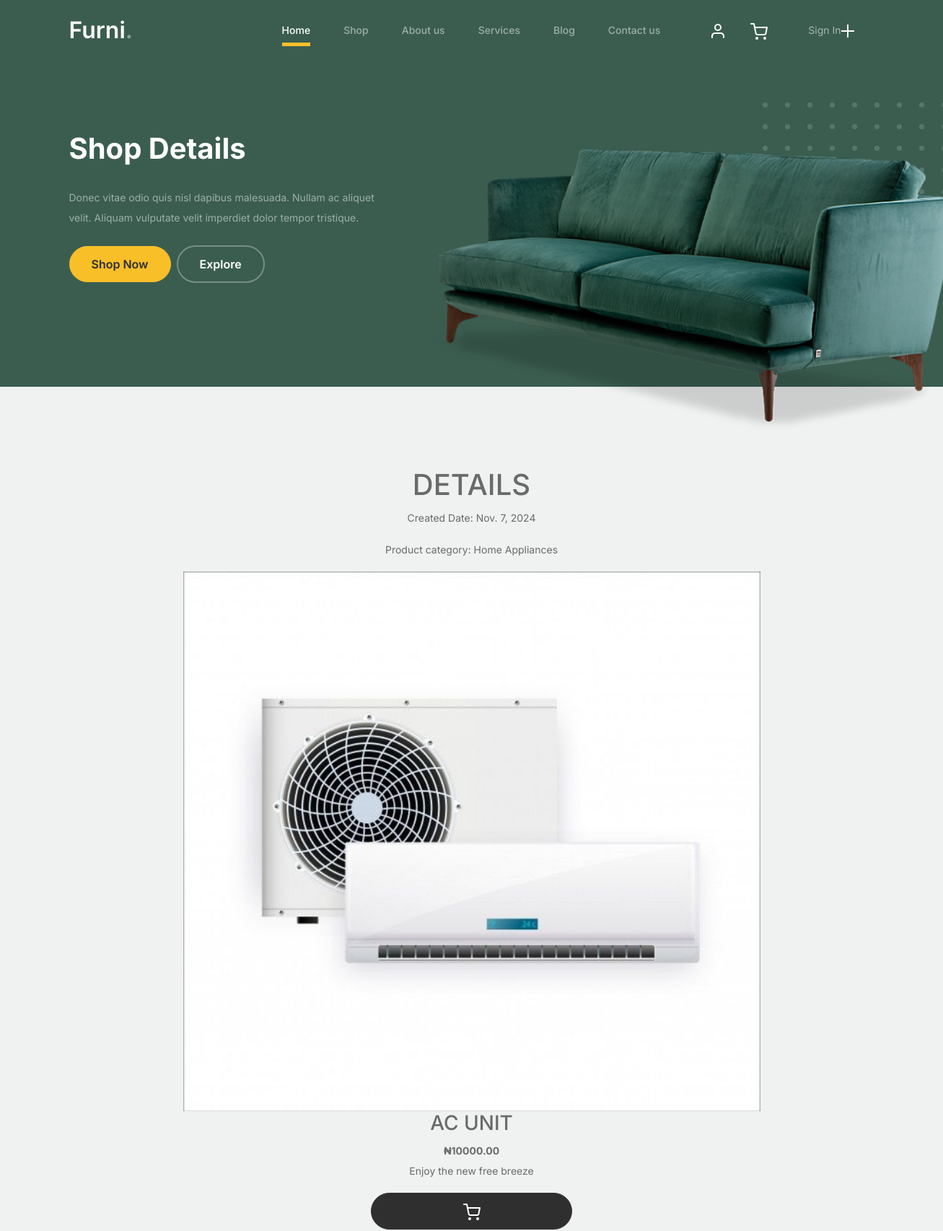
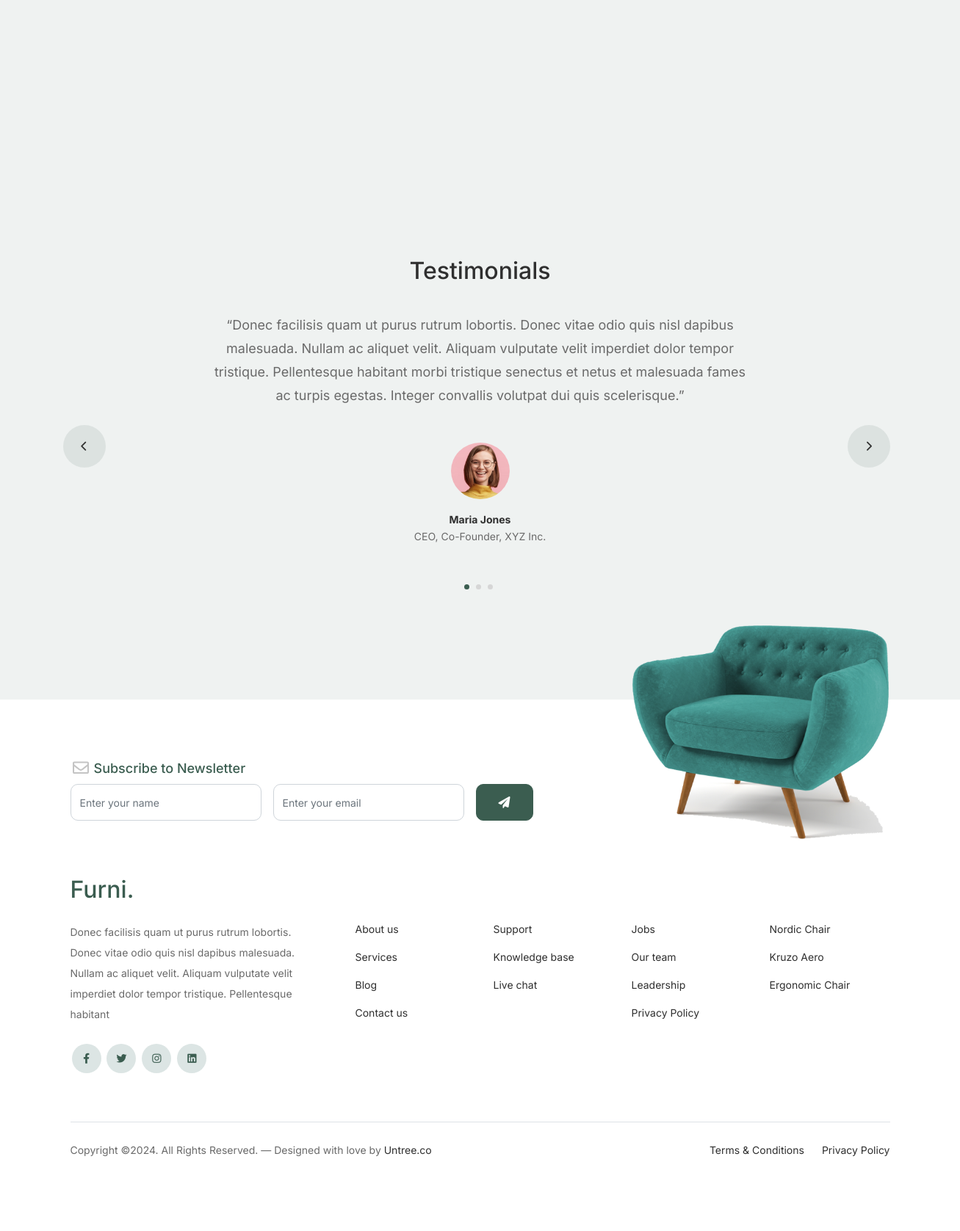
The app's page /product-detail/5 with its own data (2 pictures, top to bottom).
### blog/models.py (models this page shows, shortened)
class Product(models.Model):
    name = models.CharField(max_length=255)
    price = models.DecimalField(max_digits=10, decimal_places=2)
    description = models.TextField()
    category = models.CharField(max_length=255)
    created_at = models.DateField(auto_now_add=True)
    image = models.ImageField(upload_to='assets/images/', blank=True, null=True)
    class Meta:
        ordering = ['-created_at']

### blog/views.py (the view)
# urls.py: path('product-detail/<int:id>', views.product_detail, name='product_detail'),
def product_detail(request, id):
    product = get_object_or_404(Product, id=id)
    context = {
        'product': product
        }
    return render(request, 'pages/shop-detail.html', context)

### templates/pages/shop-detail.html (shortened to what this page needs)
{% extends 'partials/base.html' %}
{% load static %}
{% block content %}
            <div class="hero">
                <div class="container">
                    <div class="row justify-content-between">
                        <div class="col-lg-5">
                            <div class="intro-excerpt">
                                <h1>Shop Details</h1>
                                <p class="mb-4">Donec vitae odio quis nisl dapibus malesuada. Nullam ac aliquet velit. Aliquam vulputate velit imperdiet dolor tempor tristique.</p>
                                <p><a href="" class="btn btn-secondary me-2">Shop Now</a><a href="#" class="btn btn-white-outline">Explore</a></p>
                            </div>
                        </div>
                        <div class="col-lg-7">
                            <div class="hero-img-wrap">
                                <img src="{% static 'assets/images/couch.png' %}" class="img-fluid">
                            </div>
                        </div>
                    </div>
                </div>
            </div>
<div class="blog-section">
    <div class="container">
        <div class="row">
            <div class="col-12 mb-5 ">
                <div class="post-entry text-center">
                    <h1>DETAILS</h1>
                    <div class="meta">
                        <span> <p>Created Date: {{ product.created_at }} </p></span>
                        <span> <p>Product category: {{ product.category }} </p></span>
                    </div>
                    {% if product.image%}
                    <img src="/media/{{product.image}}" alt="{{product.title}}" class="img-fluid" height="400" width="800"></a>
                    {% endif %}
                    <h3 class="product-title" href="{% url 'product_detail' product.id %}">{{ product.name }}</h3>
                    <strong class="product-price"> &#8358;{{product.price}}</strong>
                    <div class="post-content-entry col-12 ">
                        <p class="col-12">
                            {{ product.description }}
                        </p>
                    </div>
                    <div class="text-center">
                        <a class="btn btn-outline-primary col-3 text-center" href="{% url 'cart' %}">
                            <img src="{% static 'assets/images/cart.svg' %}">
                        </a>
                    </div>
                </div>
            </div>
        </div>
    </div>
</div>
        <div class="testimonial-section before-footer-section">
            <div class="container">
                <div class="row">
                    <div class="col-lg-7 mx-auto text-center">
                        <h2 class="section-title">Testimonials</h2>
                    </div>
                </div>
                <div class="row justify-content-center">
                    <div class="col-lg-12">
                        <div class="testimonial-slider-wrap text-center">
                            <div id="testimonial-nav">
                                <span class="prev" data-controls="prev"><span class="fa fa-chevron-left"></span></span>
                                <span class="next" data-controls="next"><span class="fa fa-chevron-right"></span></span>
                            </div>
                            <div class="testimonial-slider">
                                <div class="item">
                                    <div class="row justify-content-center">
                                        <div class="col-lg-8 mx-auto">
                                            <div class="testimonial-block text-center">
                                                <blockquote class="mb-5">
                                                    <p>&ldquo;Donec facilisis quam ut purus rutrum lobortis. Donec vitae odio quis nisl dapibus malesuada. Nullam ac aliquet velit. Aliquam vulputate velit imperdiet dolor tempor tristique. Pellentesque habitant morbi tristique senectus et netus et malesuada fames ac turpis egestas. Integer convallis volutpat dui quis scelerisque.&rdquo;</p>
                                                </blockquote>
                                                <div class="author-info">
                                                    <div class="author-pic">
                                                        <img src="images/person-1.png" alt="Maria Jones" class="img-fluid">
                                                    </div>
                                                    <h3 class="font-weight-bold">Maria Jones</h3>
                                                    <span class="position d-block mb-3">CEO, Co-Founder, XYZ Inc.</span>
                                                </div>
                                            </div>
                                        </div>
                                    </div>
                                </div>
                                <div class="item">
                                    <div class="row justify-content-center">
                                    </div>
                                </div>
                                <div class="item">
                                    <div class="row justify-content-center">
                                    </div>
                                </div>
                            </div>
                        </div>
                    </div>
                </div>
            </div>
        </div>
{% endblock content %}

### static/assets/css/tiny-slider.css (style rules this page uses)
.tns-slider { -webkit-transition:all 0s;-moz-transition:all 0s;transition:all 0s }
.tns-slider>.tns-item { -webkit-box-sizing:border-box;-moz-box-sizing:border-box;box-sizing:border-box }
.tns-horizontal.tns-subpixel { white-space:nowrap }
.tns-horizontal.tns-subpixel>.tns-item { display:inline-block;vertical-align:top;white-space:normal }

### static/assets/css/style.css (style rules this page uses)
body { overflow-x: hidden; position: relative; }
body { font-family: "Inter", sans-serif; font-weight: 400; line-height: 28px; color: #6a6a6a; font-size: 14px; background-color: #eff2f1; }
a { text-decoration: none; -webkit-transition: .3s all ease; -o-transition: .3s all ease; transition: .3s all ease; color: #2f2f2f; text-decoration: underline; }
.hero { background: #3b5d50; padding: calc(4rem - 30px) 0 0rem 0; }
@media (min-width: 768px) { .hero { padding: calc(4rem - 30px) 0 4rem 0; } }
@media (min-width: 992px) { .hero { padding: calc(8rem - 30px) 0 8rem 0; } }
.hero .intro-excerpt { position: relative; z-index: 4; }
@media (min-width: 992px) { .hero .intro-excerpt { max-width: 450px; } }
.hero h1 { font-weight: 700; color: #ffffff; margin-bottom: 30px; }
.hero p { color: rgba(255, 255, 255, 0.5); margin-botom: 30px; }
.hero .hero-img-wrap { position: relative; }
.hero .hero-img-wrap img { position: relative; top: 0px; right: 0px; z-index: 2; max-width: 780px; left: -20px; }
@media (min-width: 768px) { .hero .hero-img-wrap img { right: 0px; left: -100px; } }
@media (min-width: 992px) { .hero .hero-img-wrap img { left: 0px; top: -80px; position: absolute; right: -50px; } }
@media (min-width: 1200px) { .hero .hero-img-wrap img { left: 0px; top: -80px; right: -100px; } }
.hero .hero-img-wrap:after { content: ""; position: absolute; width: 255px; height: 217px; background-image: url("../images/dots-light.svg"); background-size: contain; background-repeat: no-repeat; right: -100px; top: -0px; }
@media (min-width: 1200px) { .hero .hero-img-wrap:after { top: -40px; } }
.btn { font-weight: 600; padding: 12px 30px; border-radius: 30px; color: #ffffff; background: #2f2f2f; border-color: #2f2f2f; }
.btn.btn-secondary { color: #2f2f2f; background: #f9bf29; border-color: #f9bf29; }
.btn.btn-white-outline { background: transparent; border-width: 2px; border-color: rgba(255, 255, 255, 0.3); }
.section-title { color: #2f2f2f; }
.testimonial-section { padding: 3rem 0 7rem 0; }
.testimonial-slider-wrap { position: relative; }
.testimonial-slider-wrap .item .testimonial-block blockquote { font-size: 16px; }
@media (min-width: 768px) { .testimonial-slider-wrap .item .testimonial-block blockquote { line-height: 32px; font-size: 18px; } }
.testimonial-slider-wrap .item .testimonial-block .author-info .author-pic { margin-bottom: 20px; }
.testimonial-slider-wrap .item .testimonial-block .author-info .author-pic img { max-width: 80px; border-radius: 50%; }
.testimonial-slider-wrap .item .testimonial-block .author-info h3 { font-size: 14px; font-weight: 700; color: #2f2f2f; margin-bottom: 0; }
.testimonial-slider-wrap #testimonial-nav { position: absolute; top: 50%; z-index: 99; width: 100%; display: none; }
@media (min-width: 768px) { .testimonial-slider-wrap #testimonial-nav { display: block; } }
.testimonial-slider-wrap #testimonial-nav > span { cursor: pointer; position: absolute; width: 58px; height: 58px; line-height: 58px; border-radius: 50%; background: rgba(59, 93, 80, 0.1); color: #2f2f2f; -webkit-transition: .3s all ease; -o-transition: .3s all ease; transition: .3s all ease; }
.testimonial-slider-wrap #testimonial-nav .prev { left: -10px; }
.testimonial-slider-wrap #testimonial-nav .next { right: 0; }
.before-footer-section { padding: 7rem 0 12rem 0 !important; }
.blog-section { padding: 7rem 0 12rem 0; }
.blog-section .post-entry a { text-decoration: none; }
.blog-section .post-entry .post-content-entry { padding-left: 15px; padding-right: 15px; }

### records on screen
Product: created_at "Nov. 7, 2024", category "Home Appliances", image (picture), name "AC UNIT", price "10000.00", description "Enjoy the new free breeze"
